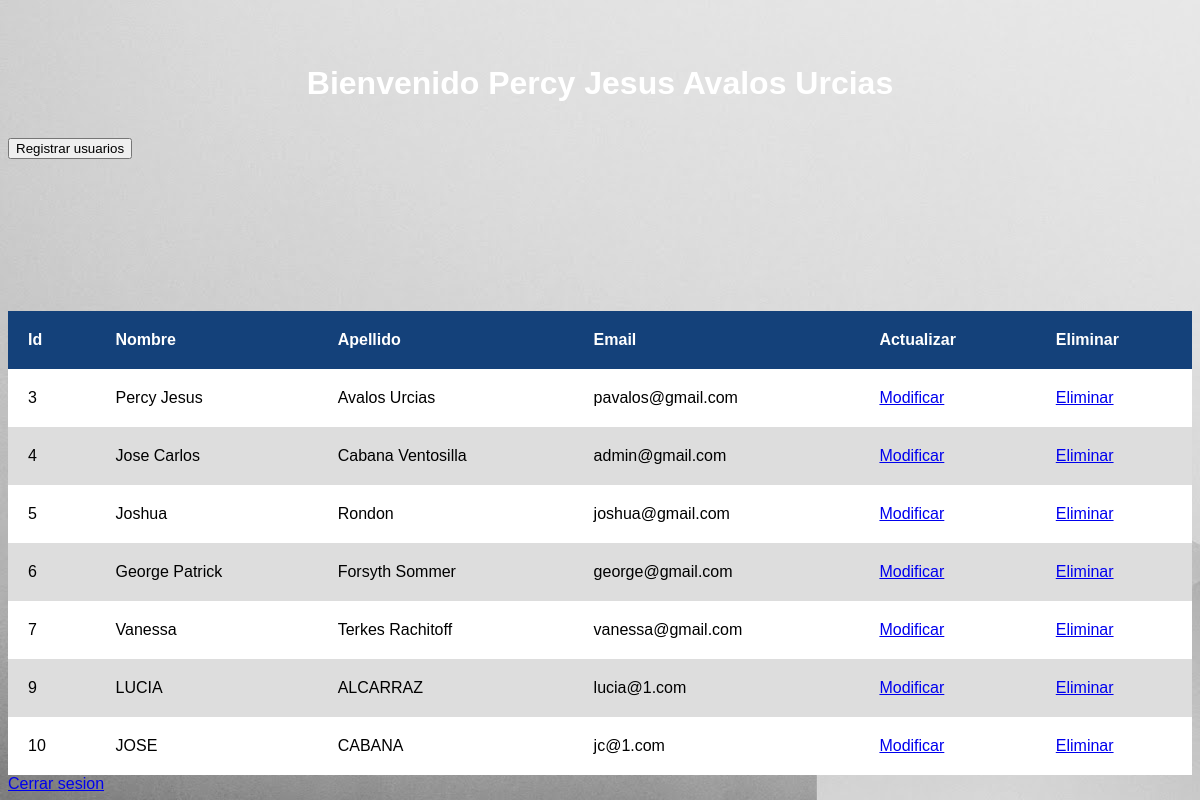
The page /listado.php (signed in) on the database its author committed.
### tables this page shows
CREATE TABLE `usuario` (
  `id` int(5) NOT NULL,
  `Nombre` varchar(50) NOT NULL,
  `Apellido` varchar(50) NOT NULL,
  `Email` varchar(50) NOT NULL,
  `Clave` varchar(535) NOT NULL
);

### procesos/seleccionar.php (the view, shortened to what this page needs)
<?php
	$consulta=$pdo->prepare("SELECT * FROM usuario");
	$consulta->execute();
	if($consulta->rowCount()>=1){
		while($fila=$consulta->fetch()){
			echo "<tr>
					<td>".$fila['id']."</td>
					<td>".$fila['Nombre']."</td>
					<td>".$fila['Apellido']."</td>
					<td>".$fila['Email']."</td>
					<td> <a color='#FFF' href='datos.php?id=".$fila['id']."'> Modificar</a></td>
					<td> <a href='listado.php?id=".$fila['id']."'>Eliminar</a></td>
				</tr>";
		}
	}else{
		echo "<tr>
			<td colspan='4'>No hay datos</td>
		</tr>";
	}
	?>

### listado.php (shortened to what this page needs)
<!DOCTYPE html>
<html lang="es">
<head>
	<link rel="stylesheet" href="css/tabla.css">
</head>
<body>
	<br><br>
	<div align="center"> <h1 style="color:white;">Bienvenido <?php echo $_SESSION['Nombre']; ?> <?php echo $_SESSION['Apellido']; ?></h1> </div>
	<?php
		require_once "php/connect.php";
	?>
	<h1>
<a href="registro.php?tk=<?php echo $_SESSION['token']; ?>"> <button type="button" name="button">Registrar usuarios</button> </a>
	</h1>
	<table>
		<div id="main-container">
		<thead>
			<tr>
				<th>Id</th>
				<th>Nombre</th>
				<th>Apellido</th>
				<th>Email</th>
				<th>Actualizar</th>
				<th>Eliminar</th>
			</tr>
		</thead>
		<tbody>
			<?php
				require_once "procesos/seleccionar.php";
			?>
		</tbody>
		</div>
	</table>
	<a href="cierre.php?tk=<?php echo $_SESSION['token']; ?>">Cerrar sesion</a>
</body>
</html>

### css/tabla.css (style rules this page uses)
body { background-image: url(./image/bg2.jpeg); background-color: #11477A; font-family: Arial; }
#main-container { margin: 150px auto; width: 600px; }
table { background-color: white; text-align: left; border-collapse: collapse; width: 100%; }
th, td { padding: 20px; }
thead { background-color: #14417A; border-bottom: solid 5px ##14417A; color: white; }
tr:nth-child(even) { background-color: #ddd; }

### rows shown on the page
usuario: id "3", Nombre "Percy Jesus", Apellido "Avalos Urcias", Email "pavalos@gmail.com"
usuario: id "4", Nombre "Jose Carlos", Apellido "Cabana Ventosilla", Email "admin@gmail.com"
usuario: id "5", Nombre "Joshua", Apellido "Rondon", Email "joshua@gmail.com"
usuario: id "6", Nombre "George Patrick", Apellido "Forsyth Sommer", Email "george@gmail.com"
usuario: id "7", Nombre "Vanessa", Apellido "Terkes Rachitoff", Email "vanessa@gmail.com"
usuario: id "9", Nombre "LUCIA", Apellido "ALCARRAZ", Email "lucia@1.com"
usuario: id "10", Nombre "JOSE", Apellido "CABANA", Email "jc@1.com"

### other values the page prints
$_SESSION['Nombre'] "Percy Jesus"
$_SESSION['Apellido'] "Avalos Urcias"
